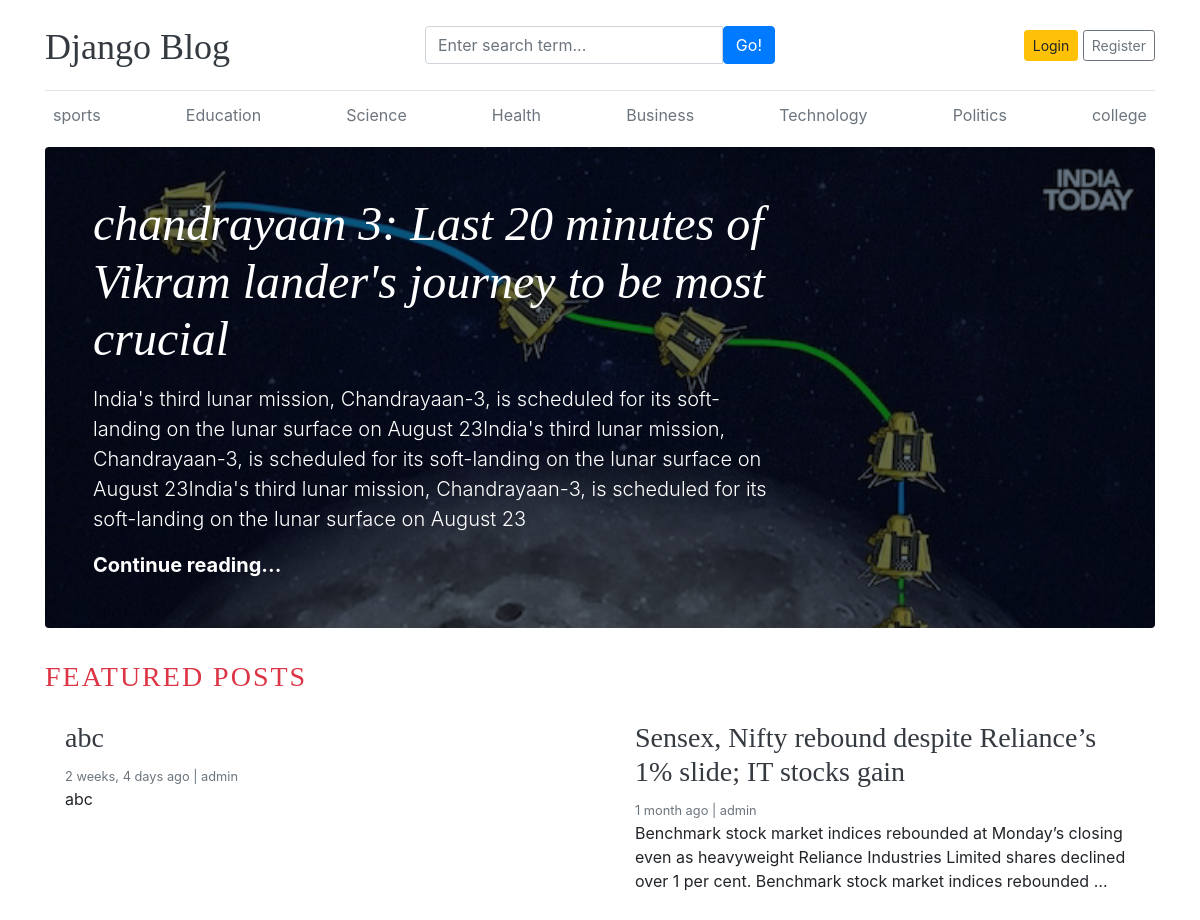
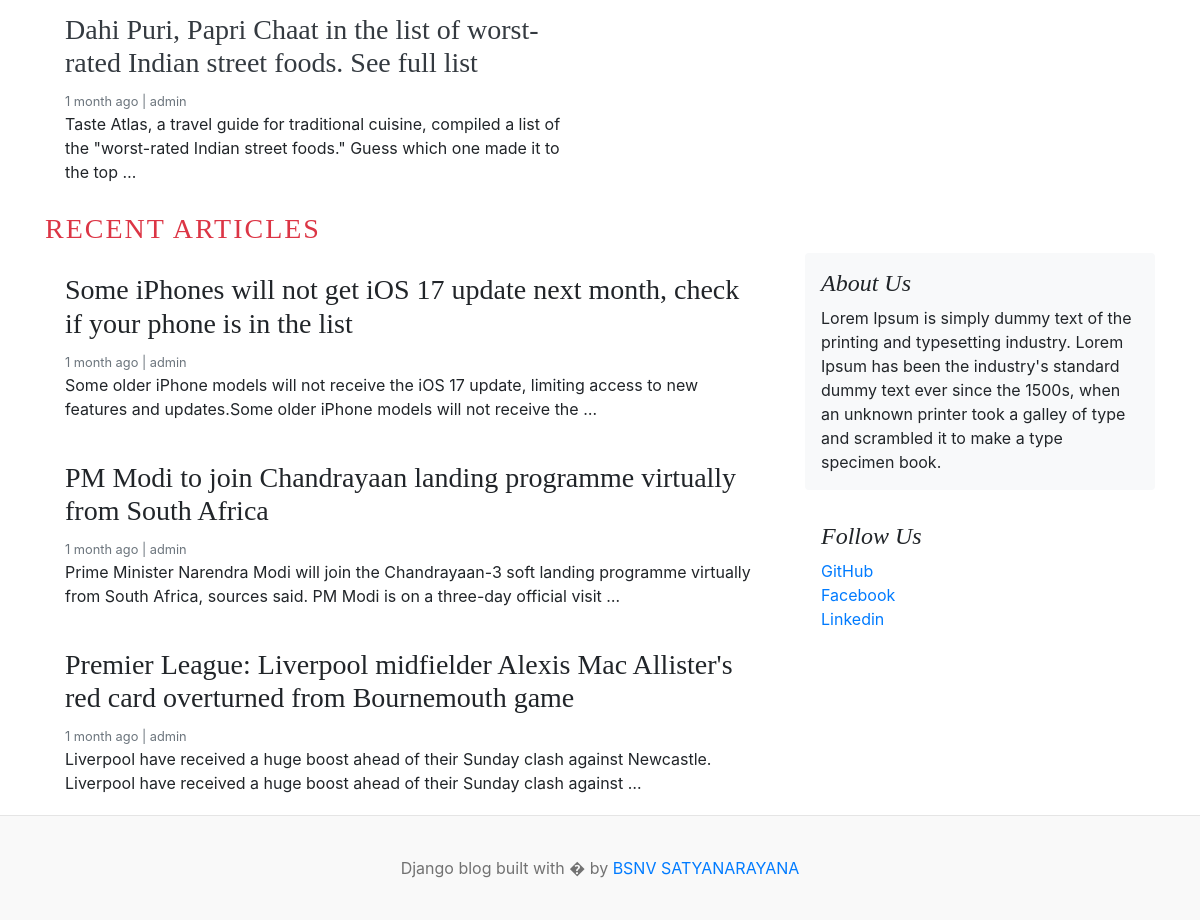
The page / on the database its author committed (2 pictures, top to bottom).
### blog/models.py (models this page shows, shortened)
class Category(models.Model):
    category_name=models.CharField(max_length=50,unique=True)
    created_at=models.DateTimeField(auto_now_add=True)
    updated_at=models.DateTimeField(auto_now=True)
    class Meta:
        verbose_name_plural='categories'

class Blog(models.Model):
    title=models.CharField(max_length=100)
    slug=models.SlugField(max_length=150,unique=True,blank=True)
    category=models.ForeignKey(Category,on_delete=models.CASCADE)
    author=models.ForeignKey(User,on_delete=models.CASCADE)
    featured_image=models.ImageField(upload_to='upload/%Y/%M/%d')
    short_description=models.TextField(max_length=2000)
    blog_body=models.TextField(max_length=5000)
    status=models.CharField(max_length=20,choices=STATUS_CHOICES,default=0)
    is_featured=models.BooleanField(default=False)
    created_at=models.DateTimeField(auto_now_add=True)
    updated_at=models.DateTimeField(auto_now=True)

### social/models.py (models this page shows, shortened)
class About(models.Model):
    about_heading=models.CharField(max_length=25)
    about_description=models.TextField(max_length=255)
    created_at=models.DateTimeField(auto_now_add=True)
    updated_at=models.DateTimeField(auto_now=True)
    class Meta:
        verbose_name_plural='About'

class SocialLink(models.Model):
    platform=models.CharField(max_length=25)
    link=models.URLField(max_length=100)
    created_at=models.DateTimeField(auto_now_add=True)
    updated_at=models.DateTimeField(auto_now=True)

### project1/views.py (the view)
# urls.py: 2. Add a URL to urlpatterns:  path('', views.home, name='home')
def home(request):
    featured_posts=Blog.objects.filter(is_featured=True,status='Published').order_by('-updated_at')
    posts=Blog.objects.filter(is_featured=False,status='Published')
    try:
        about=About.objects.get()
    except:
        about=None
    context={
        'featured_posts':featured_posts,
        'posts':posts,
        'about':about,
    }
    return render(request,'home.html',context)

### blog/context_processors.py (called while the page is built)
def get_categories(request):
    categories=Category.objects.all()
    return dict(categories=categories)

def get_social_links(request):
    social_links=SocialLink.objects.all()
    return dict(social_links=social_links)

### templates/home.html
{% extends 'base.html' %}
{% block content %}
{% for post in featured_posts %}
{% if forloop.first %}
<div class="jumbotron p-3 p-md-5 text-white rounded bg-dark" style="background-image: url({{post.featured_image.url}});background-blend-mode: overlay;background-size:cover;">
    <div class="col-md-8 px-0">
      <h1 class="display-4 font-italic">{{post.title}}</h1>
      <p class="lead my-3">{{post.short_description}}</p>
      <p class="lead mb-0"><a href="" class="text-white font-weight-bold">Continue reading...</a></p>
    </div>
  </div>
  {% endif %}
  {% endfor %}
  <h3 class="text-uppercase text-danger" style="letter-spacing:2px;">Featured Posts</h3>
  <div class="row mb-2">
    {% for post in featured_posts %}
      {% if not forloop.first %}
    <div class="col-md-6">
      <div class="card border-0" >
        <div class="card-body">
          <h3><a href="" class="text-dark">{{post.title}}</a></h3>
          <small class="mb-1 text-muted">{{post.created_at | timesince}} ago | {{post.author}}</small>
          <p class="card-text">{{post.short_description | truncatewords:25}}</p>
        </div>
      </div>
    </div>
      {% endif %}
    {% endfor %}
  </div>
  <h3 class="text-uppercase text-danger" style="letter-spacing:2px;">Recent Articles</h3>
  <main role="main" class="container p-0">
    <div class="row">
      <div class="col-md-8 blog-main">
        {% for post in posts %}
        <div class="card border-0" >
          <div class="card-body">
            <h3>{{post.title}}</h3>
            <small class="mb-1 text-muted">{{post.created_at | timesince}} ago | {{post.author}}</small>
            <p class="card-text">{{post.short_description | truncatewords:25}}</p>
          </div>
        </div>
        {% endfor %}
      </div>
      <aside class="col-md-4 blog-sidebar">
        <div class="p-3 mb-3 bg-light rounded">
          <h4 class="font-italic">{{about.about_heading}}</h4>
          <p class="mb-0">{{about.about_description}}</p>
        </div>
        {% if social_links %}
        <div class="p-3">
          <h4 class="font-italic">Follow Us</h4>
          <ol class="list-unstyled">
            {% for i in social_links  %}
            <li><a href="{{i.link}}" target="_blank">{{i.platform}}</a></li>
            {% endfor %}
          </ol>
        </div>
      </aside>
    {% endif %}
    </div>
  </main>
</div>
{% endblock  %}

### templates/base.html (shortened to what this page needs)
{% load static %}
<!DOCTYPE html>
<html lang="en">
<head>
    <link href="https://getbootstrap.com/docs/4.0/dist/css/bootstrap.min.css" rel="stylesheet">
    <link href="{% static 'css/blog.css' %}" rel="stylesheet">
    <link rel="stylesheet" href="https://cdnjs.cloudflare.com/ajax/libs/font-awesome/4.7.0/css/font-awesome.min.css">
  </head>
<body>
    <div class="container">
      <header class="blog-header py-3">
        <div class="row flex-nowrap justify-content-between align-items-center">
          <div class="col-4 pt-1">
            <a class="blog-header-logo text-dark" href="/">Django Blog</a>
          </div>
          <div class="col-4">
             <form action="{% url 'search' %}" method="GET">
              <div class="input-group">
                <input class="form-control" type="text" name="keyword" value="{{keyword}}" placeholder="Enter search term..." aria-label="Enter search term..." aria-describedby="button-search" />
                <button type="submit" class="btn btn-primary" id="button-search" type="button">Go!</button>
            </div>
             </form>
          </div>
          <div class="col-4 d-flex justify-content-end align-items-center">
            {% if not user.is_authenticated %}
            <a class="btn btn-sm btn-warning" href="{% url 'login' %}">Login</a> &nbsp;
            <a class="btn btn-sm btn-outline-secondary" href="{% url 'register' %}">Register</a>
          </div>
            {% else %}
            <span><a href="{% url 'dashboard' %}">dashboard</a></span>
            &emsp;
            <span><a href="{% url 'logout' %}">Logout</a></span>
            {% endif %}
        </div>
      </header>
      <div class="nav-scroller py-1 mb-2">
        <nav class="nav d-flex justify-content-between">
          {% for cat in categories %}
          <a class="p-2 text-muted" href="{% url 'posts_by_category' cat.id %}">{{cat.category_name}}</a>
          {% endfor %}
        </nav>
      </div>
{% block content %}
{% endblock  %}
<footer class="blog-footer">
    <p>Django blog built with � by <a href="#">BSNV SATYANARAYANA</a></p>
  </footer>
  </body>
  </html>

### project1/static/css/blog.css (style rules this page uses)
.blog-header { border-bottom: 1px solid #e5e5e5; }
.blog-header-logo { font-family: "Playfair Display", Georgia, "Times New Roman", serif; font-size: 2.25rem; }
h1, h2, h3, h4, h5, h6 { font-family: "Playfair Display", Georgia, "Times New Roman", serif; }
.display-4 { font-size: 2.5rem; }
@media (min-width: 768px) { .display-4 { font-size: 3rem; } }
.blog-footer { padding: 2.5rem 0; color: #727272; text-align: center; background-color: #f9f9f9; border-top: .05rem solid #e5e5e5; }
.blog-footer p:last-child { margin-bottom: 0; }

### rows shown on the page
Category: category_name "sports"
Category: category_name "Education"
Category: category_name "Science"
Category: category_name "Health"
Category: category_name "Business"
Category: category_name "Technology"
Category: category_name "Politics"
Category: category_name "college"
Blog: featured_image (picture), title "chandrayaan 3: Last 20 minutes of Vikram lander's journey to be most crucial", short_description "India's third lunar mission, Chandrayaan-3, is scheduled for its soft-landing on the lunar surface on August 23India's third lunar mission, Chandrayaan-3, is scheduled for its soft-landing on the lunar surface on August 23India's third lunar mission, Chandrayaan-3, is scheduled for its soft-landing on the lunar surface on August 23"
Blog: title "abc", created_at "2 weeks, 4 days", author "admin", short_description "abc"
Blog: title "Sensex, Nifty rebound despite Reliance’s 1% slide; IT stocks gain", created_at "1 month", author "admin", short_description "Benchmark stock market indices rebounded at Monday’s closing even as heavyweight Reliance Industries Limited shares declined over 1 per cent. Benchmark stock market indices rebounded …"
Blog: title "Dahi Puri, Papri Chaat in the list of worst-rated Indian street foods. See full list", created_at "1 month", author "admin", short_description "Taste Atlas, a travel guide for traditional cuisine, compiled a list of the \"worst-rated Indian street foods.\" Guess which one made it to the top …"
Blog: title "Some iPhones will not get iOS 17 update next month, check if your phone is in the list", created_at "1 month", author "admin", short_description "Some older iPhone models will not receive the iOS 17 update, limiting access to new features and updates.Some older iPhone models will not receive the …"
Blog: title "PM Modi to join Chandrayaan landing programme virtually from South Africa", created_at "1 month", author "admin", short_description "Prime Minister Narendra Modi will join the Chandrayaan-3 soft landing programme virtually from South Africa, sources said. PM Modi is on a three-day official visit …"
Blog: title "Premier League: Liverpool midfielder Alexis Mac Allister's red card overturned from Bournemouth game", created_at "1 month", author "admin", short_description "Liverpool have received a huge boost ahead of their Sunday clash against Newcastle. Liverpool have received a huge boost ahead of their Sunday clash against …"
About: about_heading "About Us", about_description "Lorem Ipsum is simply dummy text of the printing and typesetting industry. Lorem Ipsum has been the industry's standard dummy text ever since the 1500s, when an unknown printer took a galley of type and scrambled it to make a type specimen book."
SocialLink: platform "GitHub"
SocialLink: platform "Facebook"
SocialLink: platform "Linkedin"
